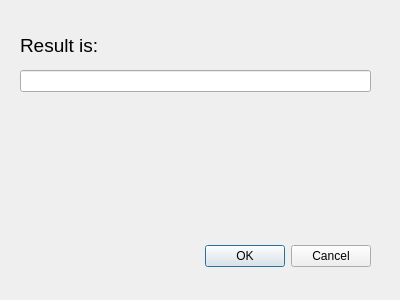
<?xml version="1.0" encoding="UTF-8"?>
<ui version="4.0">
 <class>ResultDialog</class>
 <widget class="QDialog" name="ResultDialog">
  <property name="geometry">
   <rect>
    <x>0</x>
    <y>0</y>
    <width>400</width>
    <height>300</height>
   </rect>
  </property>
  <property name="windowTitle">
   <string>Dialog</string>
  </property>
  <widget class="QDialogButtonBox" name="buttonBox">
   <property name="geometry">
    <rect>
     <x>30</x>
     <y>240</y>
     <width>341</width>
     <height>32</height>
    </rect>
   </property>
   <property name="orientation">
    <enum>Qt::Horizontal</enum>
   </property>
   <property name="standardButtons">
    <set>QDialogButtonBox::Cancel|QDialogButtonBox::Ok</set>
   </property>
  </widget>
  <widget class="QLabel" name="label">
   <property name="geometry">
    <rect>
     <x>20</x>
     <y>30</y>
     <width>361</width>
     <height>31</height>
    </rect>
   </property>
   <property name="text">
    <string>&lt;!DOCTYPE HTML PUBLIC &quot;-//W3C//DTD HTML 4.0//EN&quot; &quot;http://www.w3.org/TR/REC-html40/strict.dtd&quot;&gt;
&lt;html&gt;&lt;head&gt;&lt;meta name=&quot;qrichtext&quot; content=&quot;1&quot; /&gt;&lt;style type=&quot;text/css&quot;&gt;
p, li { white-space: pre-wrap; }
&lt;/style&gt;&lt;/head&gt;&lt;body style=&quot; font-family:'MS Shell Dlg 2'; font-size:7.5pt; font-weight:400; font-style:normal;&quot;&gt;
&lt;p style=&quot; margin-top:0px; margin-bottom:0px; margin-left:0px; margin-right:0px; -qt-block-indent:0; text-indent:0px;&quot;&gt;&lt;span style=&quot; font-size:14pt;&quot;&gt;Result is:&lt;/span&gt;&lt;/p&gt;&lt;/body&gt;&lt;/html&gt;</string>
   </property>
  </widget>
  <widget class="QLineEdit" name="lineEdit">
   <property name="geometry">
    <rect>
     <x>20</x>
     <y>70</y>
     <width>351</width>
     <height>22</height>
    </rect>
   </property>
  </widget>
 </widget>
 <resources/>
 <connections>
  <connection>
   <sender>buttonBox</sender>
   <signal>accepted()</signal>
   <receiver>ResultDialog</receiver>
   <slot>accept()</slot>
   <hints>
    <hint type="sourcelabel">
     <x>248</x>
     <y>254</y>
    </hint>
    <hint type="destinationlabel">
     <x>157</x>
     <y>274</y>
    </hint>
   </hints>
  </connection>
  <connection>
   <sender>buttonBox</sender>
   <signal>rejected()</signal>
   <receiver>ResultDialog</receiver>
   <slot>reject()</slot>
   <hints>
    <hint type="sourcelabel">
     <x>316</x>
     <y>260</y>
    </hint>
    <hint type="destinationlabel">
     <x>286</x>
     <y>274</y>
    </hint>
   </hints>
  </connection>
 </connections>
</ui>
